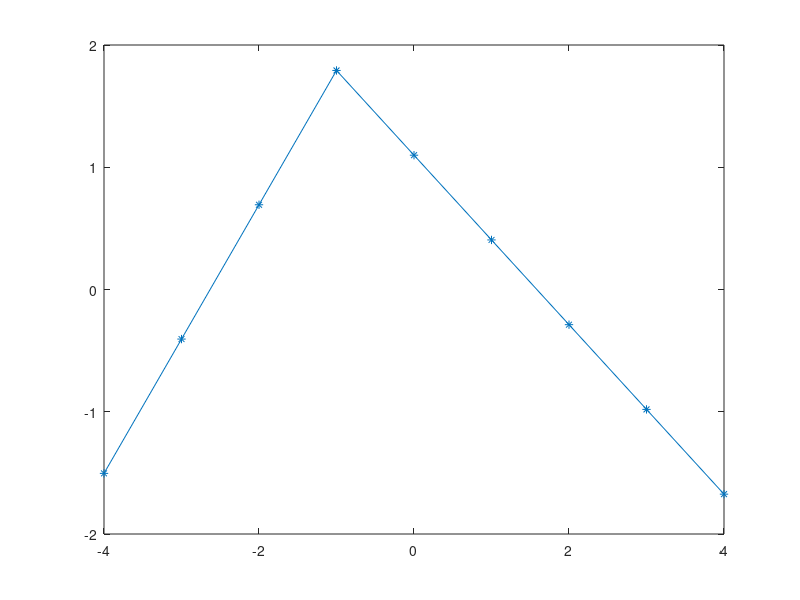

MATLAB code for this plot:
% Script to produce a very easy toy example
n = -4; m = 4;
jn = [n:-1];
jp = [0:m];
bjn = 2*3.^(jn+2);
bjp = 3*2.^(-jp);

plot([jn jp], log([bjn bjp]), '-*')
%grid
%legend({'Newton Polygon'},'Interpreter','latex')
